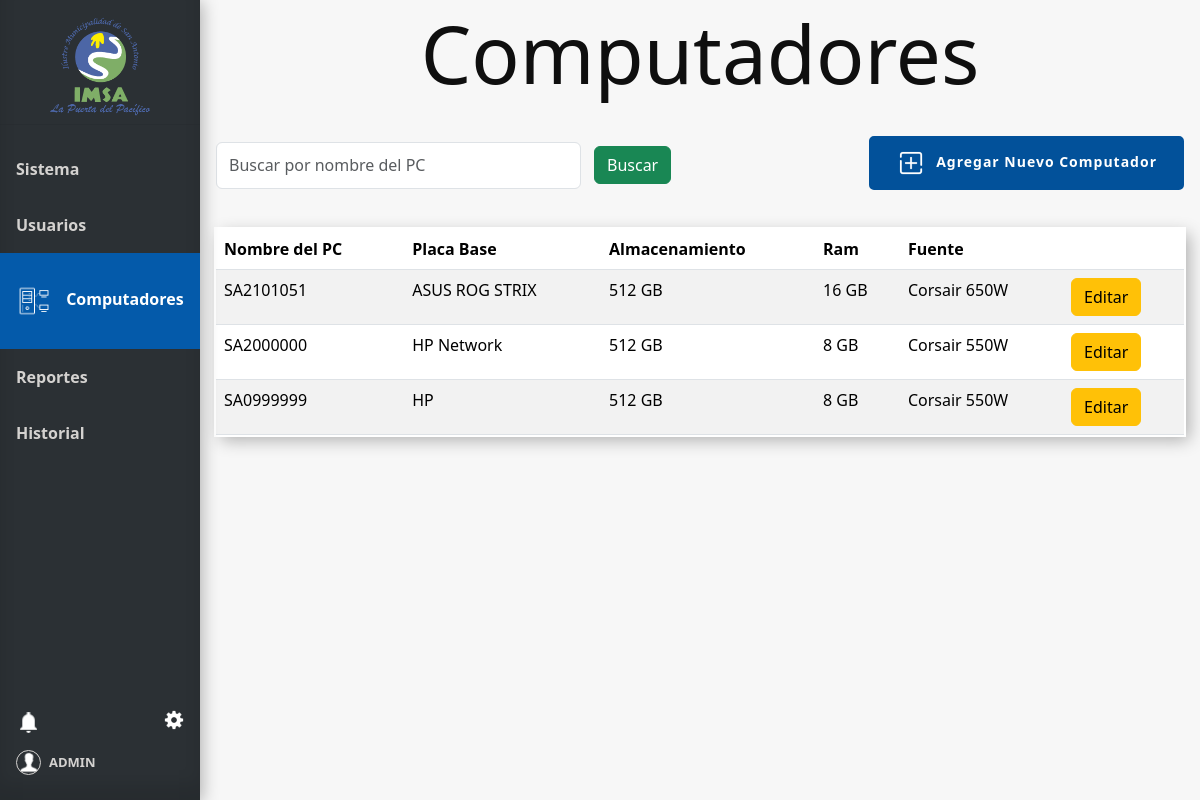
The page /computadores (signed in) on the database as committed earlier.
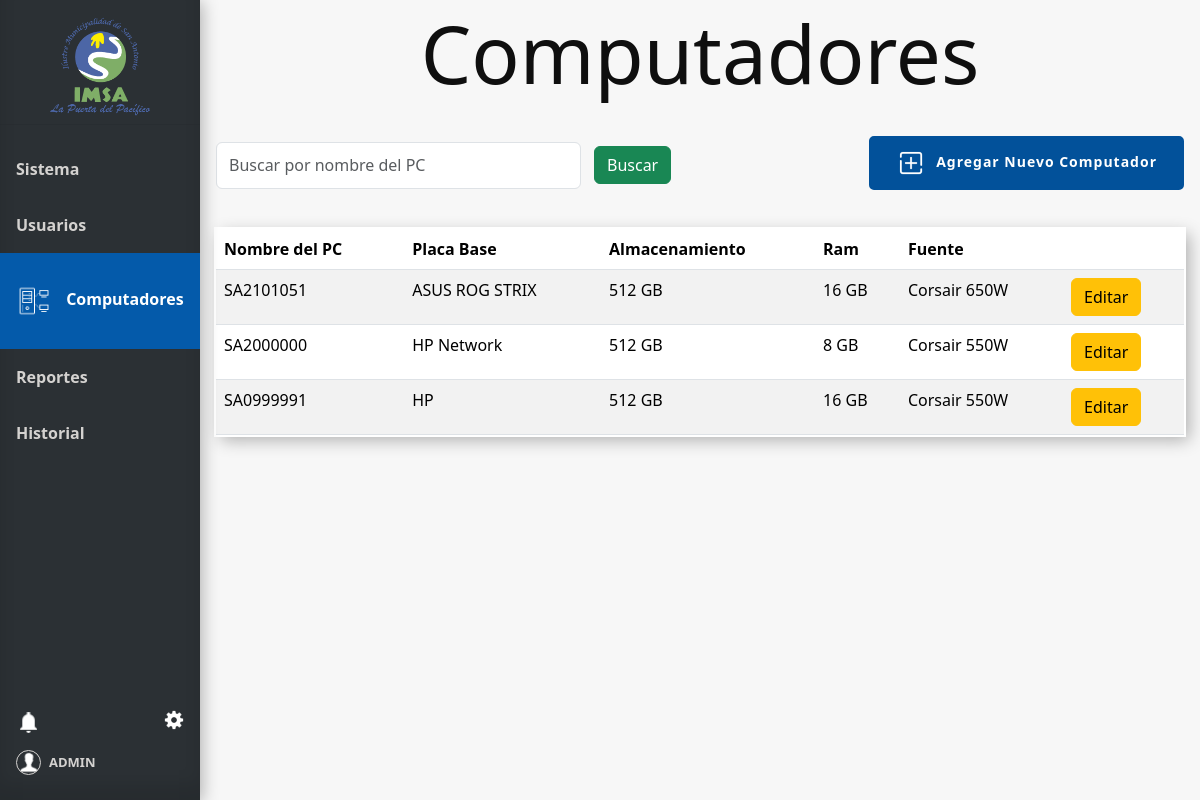
The same page on the database as committed later.
### tables this page shows
CREATE TABLE Pc (
    Id_pc INTEGER PRIMARY KEY AUTOINCREMENT,
    Nombre_pc VARCHAR(100),
    Placa VARCHAR(50),
    Almacenamiento INTEGER,  -- en GB
    Ram INTEGER,    -- en GB
    Fuente VARCHAR(100)
);

### app.py (the view)
@app.route('/computadores', methods=['GET'])
@login_required
def computadores():
    conn = get_db_connection()
    form = CrearComputadorForm()
    search_query = request.args.get('search', '')
    query = "SELECT * FROM Pc Where 1 = 1"
    params = []
    if search_query:
        query += ' AND Pc.Nombre_pc LIKE ?'
        params.extend(['%' + search_query + '%'])
    filtro_pcs = conn.execute(query, params).fetchall()
    conn.close()
    user=current_user
    num_notificaciones_totales = get_total_notifications(user.id)
    info_notificaciones = get_info_notifications(user.id)
    return render_template('computadores.html', form=form, filtro_pcs=filtro_pcs,  user=user, num_notificaciones_totales=num_notificaciones_totales, info_notificaciones=info_notificaciones)

### forms.py
class CrearComputadorForm(FlaskForm):
    nombre_computador = StringField('Nombre del Computador', validators=[DataRequired()])
    nombre_placa = StringField('Nombre de Placa', validators=[DataRequired()])
    disco = IntegerField('Total Almacenamiento (GB)', validators=[DataRequired()])
    ram = IntegerField('Total de Ram (GB)', validators=[DataRequired()])
    fuente = StringField('Fuente de Poder', validators=[DataRequired()])
    submit = SubmitField('Guardar')

### app.py (called while the page is built)
@login_manager.user_loader
def load_user(user_id):
    return Usuario.get_by_id(user_id)

def get_db_connection():
    conn = sqlite3.connect('database.db')
    conn.row_factory = sqlite3.Row
    return conn

def get_total_notifications(user_id):
    conn = get_db_connection()
    total_notifications = conn.execute(
        'SELECT COUNT(*) FROM Notificaciones WHERE id_usuario = ?  AND leido = false',
        (user_id,)
    ).fetchone()[0]
    conn.close()
    return total_notifications

### model.py (called while the page is built)
def get_db_connection():
    conn = sqlite3.connect('database.db')
    conn.row_factory = sqlite3.Row
    return conn

### templates/computadores.html (shortened to what this page needs)
{% extends 'base.html' %}
{% block head %}
<link rel="stylesheet" href="{{ url_for('static', filename='css/style_computadores.css') }}">
{% endblock %}
{% block content %}
<h1 class="block-effect" style="--td:0.3s">
    <div class="block-reveal" style="--bc: #2b3034; --d: 0.5s">Computadores</div>
</h1>
<div class="head">
    <div class="filtros">
        <form method="get" action="{{ url_for('computadores') }}" id="filtro-form">
            <div class="filtro">
                <input class="form-control me-2" type="search" name="search" placeholder="Buscar por nombre del PC"
                    aria-label="Search" value="{{ request.args.get('search', '') }}">
                <button class="btn btn-success" type="submit">Buscar</button>
            </div>
        </form>
    </div>
    <div class="Botones_Computador">
        <button class="button_slide slide_right" data-bs-toggle="modal" data-bs-target="#ModalAgregarComputador"><img id="agregar" src="{{ url_for('static', filename='img/icon-agregar.png') }}" alt="icon-agregar" width="30px"><b>Agregar Nuevo
            Computador</b></button>
    </div>
</div>
{% if filtro_pcs %}
<table class="table table-striped mt-3">
    <thead>
        <tr>
            <th>Nombre del PC</th>
            <th class="responsive" >Placa Base</th>
            <th class="responsive">Almacenamiento</th>
            <th class="responsive">Ram</th>
            <th class="responsive">Fuente</th>
            <th class="responsive"></th>
        </tr>
    </thead>
    <tbody>
        {% for row in filtro_pcs %}
        <tr>
            <td>{{ row['Nombre_pc'] }}</td>
            <td class="responsive">{{ row['Placa'] }}</td>
            <td class="responsive">{{ row['Almacenamiento'] }} GB</td>
            <td class="responsive">{{ row['Ram'] }} GB</td>
            <td class="responsive">{{ row['Fuente'] }}</td>
            <td >
                <a href="{{ url_for('editar_computador', id_pc=row['Id_pc']) }}" class="btn btn-warning">Editar</a>
            </td>
        </tr>
        {% endfor %}
    </tbody>
</table>
{% else %}
<tr>
    <div class="alert alert-danger" role="alert">
        No existen registros.
    </div>
</tr>
{% endif %}
{% endblock %}

Rows that differ between the two databases and show on the page:
changed Pc "HP": Nombre_pc "SA0999999" → "SA0999991"; Ram "8" → "16"
